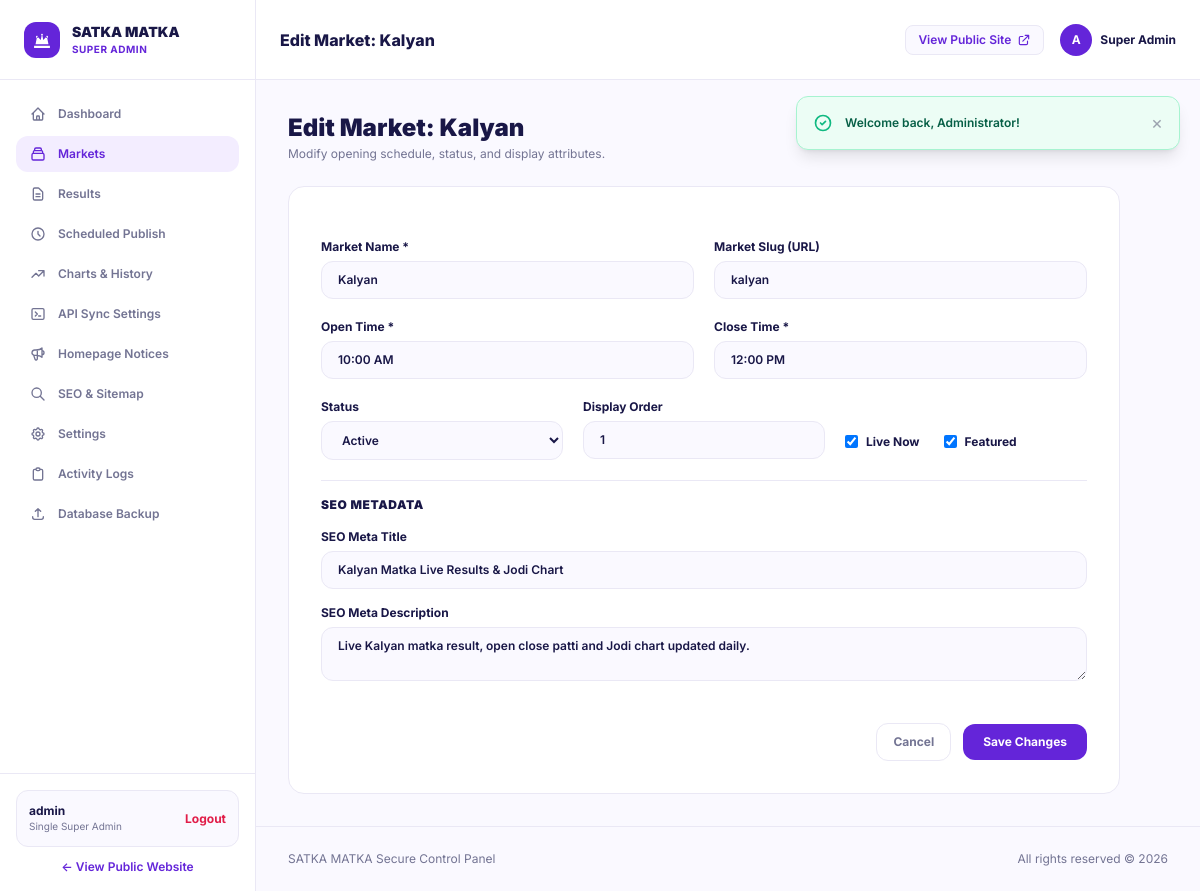
/admin/markets/edit.php?id=1 (signed in), run on the app's committed database.
### tables this page shows
CREATE TABLE IF NOT EXISTS markets (
    id INT AUTO_INCREMENT PRIMARY KEY,
    name VARCHAR(100) NOT NULL,
    slug VARCHAR(120) NOT NULL UNIQUE,
    open_time VARCHAR(20) NOT NULL,
    close_time VARCHAR(20) NOT NULL,
    status VARCHAR(20) NOT NULL DEFAULT 'active',
    is_live TINYINT(1) NOT NULL DEFAULT 0,
    is_featured TINYINT(1) NOT NULL DEFAULT 1,
    display_order INT NOT NULL DEFAULT 0,
    seo_title VARCHAR(255) NULL,
    seo_description TEXT NULL,
    created_at DATETIME NOT NULL DEFAULT CURRENT_TIMESTAMP,
    updated_at DATETIME NOT NULL DEFAULT CURRENT_TIMESTAMP ON UPDATE CURRENT_TIMESTAMP
);

### app/models/Market.php (called while the page is built, shortened)
<?php
class Market {
    public static function findById(int $id): ?array {
        $pdo = Database::getConnection();
        $stmt = $pdo->prepare("SELECT * FROM markets WHERE id = ?");
        $stmt->execute([$id]);
        $row = $stmt->fetch();
        return $row ?: null;
    }
}

### app/helpers/security.php (called while the page is built, shortened)
<?php
function e(?string $value): string {
    return htmlspecialchars($value ?? '', ENT_QUOTES | ENT_SUBSTITUTE, 'UTF-8');
}

### admin/markets/edit.php (the view, shortened to what this page needs)
<?php
$id = (int)($_GET['id'] ?? 0);
$market = Market::findById($id);
$pageTitle = "Edit Market: {$market['name']}";
require __DIR__ . '/../includes/head.php';
require __DIR__ . '/../includes/sidebar.php';
?>
<div class="flex-1 flex flex-col min-w-0">
  <?php require __DIR__ . '/../includes/header.php'; ?>
  <?php require __DIR__ . '/../../includes/flash-message.php'; ?>
  <main class="p-6 sm:p-8 space-y-6 flex-1 max-w-4xl">
    <div class="flex items-center justify-between">
      <div>
        <h1 class="text-2xl font-black text-[#191747]">Edit Market: <?= e($market['name']) ?></h1>
        <p class="text-xs text-[#737493] mt-0.5">Modify opening schedule, status, and display attributes.</p>
      </div>
      <a href="/admin/markets/index.php" class="text-xs font-bold text-[#6425D9] hover:underline">&larr; Back to Markets</a>
    </div>
    <form action="/admin/markets/edit.php?id=<?= $market['id'] ?>" method="POST" class="bg-white rounded-2xl border border-[#EAE8F5] p-6 sm:p-8 shadow-xs space-y-5">
      <div class="grid grid-cols-1 sm:grid-cols-2 gap-5">
        <div>
          <label class="block text-xs font-bold text-[#191747] mb-1.5">Market Name *</label>
          <input type="text" name="name" value="<?= e($market['name']) ?>" required class="w-full px-4 py-2.5 rounded-xl bg-[#FAF9FF] border border-[#EAE8F5] text-xs font-semibold text-[#191747] focus:outline-none focus:border-[#6425D9]">
        </div>
        <div>
          <label class="block text-xs font-bold text-[#191747] mb-1.5">Market Slug (URL)</label>
          <input type="text" name="slug" value="<?= e($market['slug']) ?>" required class="w-full px-4 py-2.5 rounded-xl bg-[#FAF9FF] border border-[#EAE8F5] text-xs font-semibold text-[#191747] focus:outline-none focus:border-[#6425D9]">
        </div>
      </div>
      <div class="grid grid-cols-1 sm:grid-cols-2 gap-5">
        <div>
          <label class="block text-xs font-bold text-[#191747] mb-1.5">Open Time *</label>
          <input type="text" name="open_time" value="<?= e($market['open_time']) ?>" required class="w-full px-4 py-2.5 rounded-xl bg-[#FAF9FF] border border-[#EAE8F5] text-xs font-semibold text-[#191747] focus:outline-none focus:border-[#6425D9]">
        </div>
        <div>
          <label class="block text-xs font-bold text-[#191747] mb-1.5">Close Time *</label>
          <input type="text" name="close_time" value="<?= e($market['close_time']) ?>" required class="w-full px-4 py-2.5 rounded-xl bg-[#FAF9FF] border border-[#EAE8F5] text-xs font-semibold text-[#191747] focus:outline-none focus:border-[#6425D9]">
        </div>
      </div>
      <div class="grid grid-cols-1 sm:grid-cols-3 gap-5">
        <div>
          <label class="block text-xs font-bold text-[#191747] mb-1.5">Status</label>
          <select name="status" class="w-full px-4 py-2.5 rounded-xl bg-[#FAF9FF] border border-[#EAE8F5] text-xs font-semibold text-[#191747]">
            <option value="active" <?= ($market['status'] === 'active') ? 'selected' : '' ?>>Active</option>
          </select>
        </div>
        <div>
          <label class="block text-xs font-bold text-[#191747] mb-1.5">Display Order</label>
          <input type="number" name="display_order" value="<?= e($market['display_order']) ?>" class="w-full px-4 py-2.5 rounded-xl bg-[#FAF9FF] border border-[#EAE8F5] text-xs font-semibold text-[#191747]">
        </div>
        <div class="flex items-center space-x-6 pt-6">
          <label class="flex items-center gap-2 cursor-pointer text-xs font-bold text-[#191747]">
            <input type="checkbox" name="is_live" value="1" <?= !empty($market['is_live']) ? 'checked' : '' ?> class="rounded text-[#6425D9]">
            <span>Live Now</span>
          </label>
          <label class="flex items-center gap-2 cursor-pointer text-xs font-bold text-[#191747]">
            <input type="checkbox" name="is_featured" value="1" <?= !empty($market['is_featured']) ? 'checked' : '' ?> class="rounded text-[#6425D9]">
            <span>Featured</span>
          </label>
        </div>
      </div>
      <div class="space-y-4 pt-4 border-t border-[#EAE8F5]">
        <h3 class="text-xs font-black text-[#191747] uppercase tracking-wider">SEO Metadata</h3>
        <div>
          <label class="block text-xs font-bold text-[#191747] mb-1.5">SEO Meta Title</label>
          <input type="text" name="seo_title" value="<?= e($market['seo_title'] ?? '') ?>" class="w-full px-4 py-2.5 rounded-xl bg-[#FAF9FF] border border-[#EAE8F5] text-xs font-semibold text-[#191747]">
        </div>
        <div>
          <label class="block text-xs font-bold text-[#191747] mb-1.5">SEO Meta Description</label>
          <textarea name="seo_description" rows="2" class="w-full px-4 py-2.5 rounded-xl bg-[#FAF9FF] border border-[#EAE8F5] text-xs font-semibold text-[#191747]"><?= e($market['seo_description'] ?? '') ?></textarea>
        </div>
      </div>
      <div class="pt-4 flex items-center justify-end space-x-3">
        <a href="/admin/markets/index.php" class="px-4 py-2.5 rounded-xl border border-[#EAE8F5] text-xs font-bold text-[#737493] hover:bg-[#FAF9FF]">Cancel</a>
        <button type="submit" class="px-5 py-2.5 rounded-xl bg-[#6425D9] hover:bg-[#521ec2] text-white text-xs font-bold shadow-xs transition">Save Changes</button>
      </div>
    </form>
  </main>
  <?php require __DIR__ . '/../includes/footer.php'; ?>

### admin/includes/header.php (shortened to what this page needs)
<header class="h-20 bg-white border-b border-[#EAE8F5] px-6 flex items-center justify-between shrink-0 sticky top-0 z-30">
  <div class="flex items-center gap-4">
    <h2 class="font-extrabold text-base text-[#191747]"><?= e($pageTitle ?? 'Control Center') ?></h2>
  </div>
  <div class="flex items-center space-x-4 text-xs font-semibold">
    <a href="/index.php" target="_blank" class="hidden sm:flex items-center gap-1.5 px-3 py-1.5 rounded-lg border border-[#EAE8F5] bg-[#FAF9FF] text-[#6425D9] hover:bg-[#F3EDFF] transition">
      <span>View Public Site</span>
      <svg class="w-3.5 h-3.5" fill="none" viewBox="0 0 24 24" stroke="currentColor"><path stroke-linecap="round" stroke-linejoin="round" stroke-width="2" d="M10 6H6a2 2 0 00-2 2v10a2 2 0 002 2h10a2 2 0 002-2v-4M14 4h6m0 0v6m0-6L10 14"/></svg>
    </a>
    <div class="flex items-center gap-2">
      <span class="w-8 h-8 rounded-full bg-[#6425D9] text-white flex items-center justify-center font-bold text-xs">A</span>
      <span class="hidden md:inline font-bold text-[#191747]">Super Admin</span>
    </div>
  </div>
</header>

### assets/css/app.css (style rules this page uses)
:root { --primary-purple: #6425D9; --deep-purple: #35156F; --light-purple: #F3EDFF; --main-bg: #FFFFFF; --soft-bg: #FAF9FF; --primary-text: #191747; --secondary-text: #737493; --border-color: #EAE8F5; --success-green: #16A779; }
body { font-family: 'Inter', -apple-system, BlinkMacSystemFont, 'Segoe UI', Roboto, Helvetica, Arial, sans-serif; color: var(--primary-text); background-color: var(--soft-bg); -webkit-font-smoothing: antialiased; }

### data on the page
markets: name "Edit Market: Kalyan", name "Kalyan", slug "kalyan", open_time "10:00 AM", close_time "12:00 PM", status "Active", display_order "1", is_live "☑", is_featured "☑", seo_title "Kalyan Matka Live Results & Jodi Chart", seo_description "Live Kalyan matka result, open close patti and Jodi chart updated daily."

### other printed values
$f['message'] "Welcome back, Administrator!"
